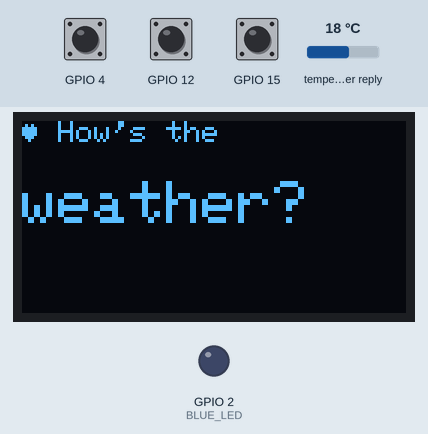
The sketch below on a simulated ESP32. Shown: 128×64 one-colour display, output pins drawn as LEDs (lit = HIGH). The test bench sets the inputs (shaded band); at power-on: GPIO 4 HIGH, GPIO 12 HIGH, GPIO 15 HIGH, temperature in the weather reply 18 °C. WiFi joins after 1.5 s; servers stay silent unless stated; web services answer with replies made up by the test bench; what the sketch prints to the serial monitor is not drawn.

Above: at 6.7 s.
6.8 s: GPIO 4 pulled LOW for 0.15 s
At 7.7 s:
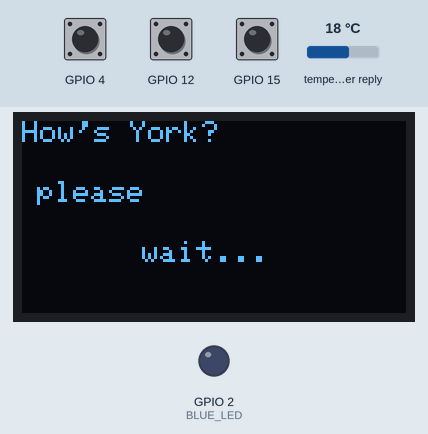
At 9.6 s:
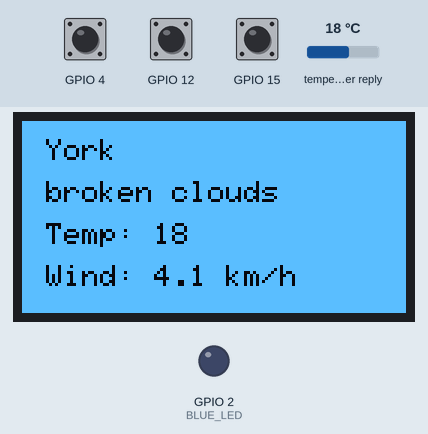
Timing chart, 0 to 11.1 s (numbered marks = the images above; inputs shaded):
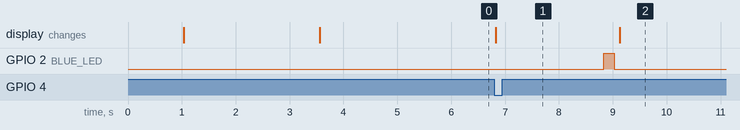

The sketch:

C7_WeatherAPI.ino
```cpp
/* @cmoz
 *
 * Activity 7.8: Connecting all the parts: ESP32 / OLED / vibration?
 *
 * This is using Touch Interrupts
 * Making a call to a weather API for current weather data
 *
 * Also the output will display on an OLED which touch was triggered
 *
 */

#include <WiFi.h>
#include <Wire.h>
#include "Adafruit_GFX.h"
#include "Adafruit_SSD1306.h"
#include <ArduinoJson.h>
#include <HTTPClient.h>

unsigned long entry;
String tempUnit = "";
String windUnit = "";

//HTTP call interval (milliseconds)
long getRate = 15000;
long prevWeatherCall = getRate * -1;

//HTTP weather endpoint
// CHANGE YOUR API KEY AT THE END OF EACH OF THESE LINES
String base_t = "http://api.openweathermap.org/data/2.5/weather?q=Toronto,ca&units=metric&appid=yourAPIkeyHERE";
String base_w = "http://api.openweathermap.org/data/2.5/weather?q=Winnipeg,ca&units=metric&appid=yourAPIkeyHERE";
String base_y = "http://api.openweathermap.org/data/2.5/weather?q=York,uk&units=metric&appid=yourAPIkeyHERE";

String units = "metric";

String weatherUrlT = base_t;
String weatherUrlW = base_w;
String weatherUrlY = base_y;

//Global variables to hold HTTP responses
String payload;
String parsedWeather[4] = {};

//Set memory space for the JSON, check https://arduinojson.org/v6/assistant/
StaticJsonDocument<1000> jsonWeather;

// CHANGE FOR YOUR SCREEN SIZE
#define SCREEN_WIDTH 128
#define SCREEN_HEIGHT 64

Adafruit_SSD1306 oled(SCREEN_WIDTH, SCREEN_HEIGHT, &Wire, -1);

//Blue LED pin is next to the USB port
#define BLUE_LED 2

int threshold = 40;
bool touch1detected = false;
bool touch2detected = false;
bool touch3detected = false;

// CHANGE TO YOUR SSID AND PASSWORD FOR YOUR NETWORK
const char* ssid = "ssid";
const char* password =  "password";


void setup() {
  Serial.begin(115200);
  Serial.println("Booting");

  delay(1000); // time to bring up serial monitor
  Serial.println("ESP32 Touch Interrupt, OLED, and weather API Test");
  touchAttachInterrupt(T5, gotTouch1, threshold);
  touchAttachInterrupt(T3, gotTouch2, threshold);
  touchAttachInterrupt(T0, gotTouch3, threshold);

  //The red LED next to the USB port will flash during HTTP call
  pinMode(BLUE_LED, OUTPUT);
  digitalWrite(BLUE_LED, LOW);

// ======== set up OLED ===============
  // initialize OLED display with address 0x3C for 128x64
 if(!oled.begin(SSD1306_SWITCHCAPVCC, 0x3C)) {
    Serial.println(F("SSD1306 0x3D allocation failed"));
    for(;;);
  }
  delay(500);

  SPI.begin(); // Init SPI bus
  chooseUnits();
  wifiStart();
  oled.clearDisplay();

  oledStart();
}

void loop() {

  if(touch1detected){
    oled.clearDisplay();
    touch1detected = false;
    Serial.println("Touch 1 detected: GPIO 12 TO");
    displayMessage("How's Toronto?");

     if((millis() - prevWeatherCall) > getRate){
      updateWeather(weatherUrlT);
      prevWeatherCall = millis();
      delay(100);
      oledDisplay(parsedWeather);
      delay(getRate);
      oledStart();
      }

  }

  if(touch2detected){
    oled.clearDisplay();
    touch2detected = false;
    Serial.println("Touch 2 detected : GPIO 15 WPG");
    displayMessage("How's Winnipeg?");

      if((millis() - prevWeatherCall) > getRate){
      updateWeather(weatherUrlW);
      prevWeatherCall = millis();
      delay(100);
      oledDisplay(parsedWeather);
      delay(getRate);
      oledStart();
      }
  }

  if(touch3detected){
    oled.clearDisplay();
    touch3detected = false;
    Serial.println("Touch 3 detected: GPIO 4 YK");
    displayMessage("How's York?");

      if((millis() - prevWeatherCall) > getRate){
      updateWeather(weatherUrlY);
      prevWeatherCall = millis();
      delay(100);
      oledDisplay(parsedWeather);
      delay(getRate);
      oledStart();
      }
  }

}

// ====================================================================================================
// ====================================== OTHER FUNCTIONS =============================================
// ====================================================================================================
void gotTouch1(){
 touch1detected = true;
}

void gotTouch2(){
 touch2detected = true;
}

void gotTouch3(){
 touch3detected = true;
}

void displayMessage(String message){
    oled.clearDisplay();
    oled.invertDisplay(false);
    oled.setTextSize(1);          // text size
    oled.setTextColor(WHITE);     // text color
    oled.setCursor(0, 0);        // position to display
    oled.println(message);      // text to display
    oled.setCursor(5, 20);        // position to display
    oled.println("please");      // text to display
    oled.setCursor(40, 40);        // position to display
    oled.println("wait...");      // text to display
    oled.display();               // show on OLED
    delay(2000);
    oled.clearDisplay();
}

//Call weather API, parse data, send to OLED display
void updateWeather(String location){
  payload = httpGet(location);
    if(payload != "HTTP Error"){
      DeserializationError error = deserializeJson(jsonWeather, payload);
    if(error) {
      Serial.print(F("deserializeJson() failed: "));
      Serial.println(error.c_str());
      return;
    }
    parsedWeather[0] = jsonWeather["name"].as<String>();
    parsedWeather[1] = jsonWeather["weather"][0]["description"].as<String>();
    parsedWeather[2] = "Temp: " + jsonWeather["main"]["temp"].as<String>() + " " + tempUnit;
    parsedWeather[3] = "Wind: " + jsonWeather["wind"]["speed"].as<String>() + " " + windUnit;
  }
  else parsedWeather[0] = payload;
  oledDisplay(parsedWeather);
}

//Make HTTP Get Calll
String httpGet(String url){
  String payload;
  HTTPClient http;
  http.begin(url);
  digitalWrite(BLUE_LED, HIGH);
  int httpCode = http.GET();
  digitalWrite(BLUE_LED, LOW);

  if(httpCode == 200){
    payload = http.getString();
    Serial.println("HTTP Response code: " + httpCode);
  }
  else{
    Serial.println("HTTP Error Code: " + httpCode);
    payload = "HTTP Error";
  }
  http.end();
  return payload;
}

void oledStart(){
  oled.invertDisplay(false);
  oled.clearDisplay();
  delay(500);
  oled.setTextSize(1);
  oled.setTextColor(SSD1306_WHITE);
  oled.setCursor(0, 0);
    oled.write(0x03); // character see https://en.wikipedia.org/wiki/Code_page_437
  oled.println(" How's the");
  oled.setTextSize(2);
  oled.setCursor(0, 20);
  oled.println("weather?");
  oled.display();
  delay(2000);
}

//Display 4 lines of recieved data on the OLED
void oledDisplay(String parsedJson[4]){
  oled.clearDisplay();
  oled.invertDisplay(true);
  oled.setTextSize(1);
  oled.setCursor(8,6);
  for(int i = 0; i < 4; i++){
    oled.println(parsedJson[i]);
    oled.setTextSize(1);
    oled.setCursor(8,(20+(i * 14)));
    oled.display();
  }
}

//Establish WiFi Connection
void wifiStart(){
  WiFi.begin(ssid, password);

  Serial.print("Connecting");
  while (WiFi.status() != WL_CONNECTED) {
    Serial.print(".");
    delay(100);
  }
  Serial.print("\nConnected to ");
  Serial.println(ssid);
  Serial.print("IP address: ");
  Serial.println(WiFi.localIP());
}


//Set displayed weather units based on "units" variable
void chooseUnits(){
  String tempUnit;

  if(units == "metric"){
    tempUnit = "C";
    windUnit = "km/h";
  }
  if(units == "imperial"){
    tempUnit = "F";
    windUnit = "mph";
  }
}
```

Measured:
- after the input at 6.8 s, GPIO 2 (BLUE_LED): LOW → HIGH after 2.0 s, → LOW 0.20 s later; the display: changes at once (image 1)
